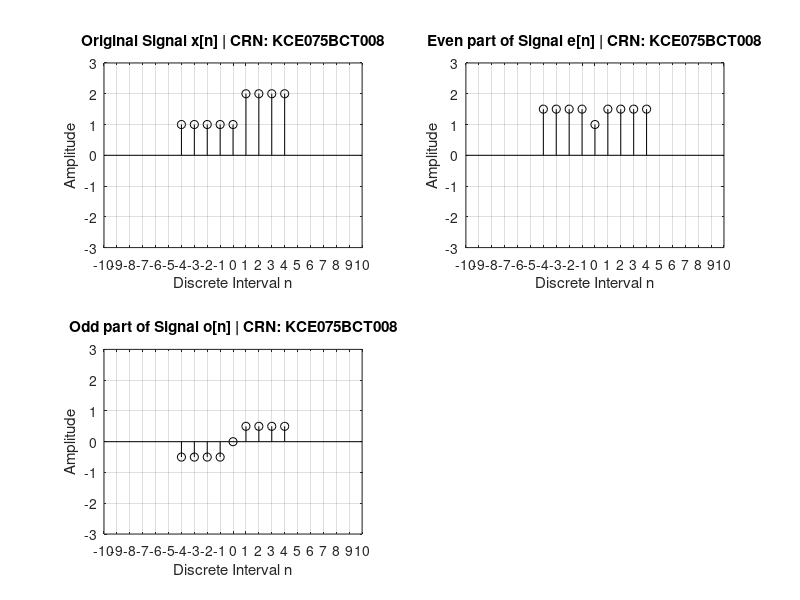

MATLAB code for this plot:
% Plot for x[n] = 1 for -4<=n<=0 and
%                 2 for 1<=n<=4
% Resets
clc
clear variables 
close all
% Code 
% Variables
scale_factor = 2;
xticks_val=-10:1:10;
yticks_val=-3:1:3;
axis_val=[-10 10 -3 3];
shift=3;
n = -4:1:4;
x = zeros(1,length(n));
for i=1:length(n)
    if n(i) <=0
        x(i) = 1;
    else 
        x(i) = 2;
    endif
endfor 
% Subplot for x[n]
subplot(2,2,1);
stem(n,x,'k');
axis(axis_val)
xticks(xticks_val);
yticks(yticks_val);
xlabel("Discrete Interval n");
ylabel("Amplitude");
title("Original Signal x[n] | CRN: KCE075BCT008");
grid on;
% Odd and even part of signal 
% For even part 
x_neg = fliplr(x);
% even part of signal
even=(x+x_neg)/2;
% Odd part of signal
odd=(x-x_neg)/2;
% Subplot for even part e[n]
subplot(2,2,2);
stem(n,even,'k');
axis(axis_val)
xticks(xticks_val);
yticks(yticks_val);
xlabel("Discrete Interval n");
ylabel("Amplitude");
title("Even part of Signal e[n] | CRN: KCE075BCT008");
grid on;
% Subplot for odd part e[n]
subplot(2,2,3);
stem(n,odd,'k');
axis(axis_val)
xticks(xticks_val);
yticks(yticks_val);
xlabel("Discrete Interval n");
ylabel("Amplitude");
title("Odd part of Signal o[n] | CRN: KCE075BCT008");
grid on;